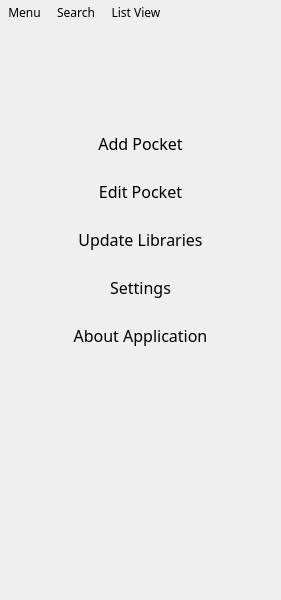
<?xml version="1.0" encoding="UTF-8"?>
<ui version="4.0">
 <class>GFUtilitiesBeltMain</class>
 <widget class="QWidget" name="GFUtilitiesBeltMain">
  <property name="geometry">
   <rect>
    <x>0</x>
    <y>0</y>
    <width>281</width>
    <height>600</height>
   </rect>
  </property>
  <property name="minimumSize">
   <size>
    <width>281</width>
    <height>300</height>
   </size>
  </property>
  <property name="windowTitle">
   <string>Form</string>
  </property>
  <layout class="QVBoxLayout" name="layMain">
   <property name="spacing">
    <number>0</number>
   </property>
   <property name="leftMargin">
    <number>0</number>
   </property>
   <property name="topMargin">
    <number>0</number>
   </property>
   <property name="rightMargin">
    <number>0</number>
   </property>
   <property name="bottomMargin">
    <number>0</number>
   </property>
   <item>
    <widget class="QWidget" name="wdgTitleBar" native="true">
     <property name="minimumSize">
      <size>
       <width>0</width>
       <height>24</height>
      </size>
     </property>
     <layout class="QHBoxLayout" name="layTitleBar">
      <property name="spacing">
       <number>16</number>
      </property>
      <property name="leftMargin">
       <number>8</number>
      </property>
      <property name="topMargin">
       <number>4</number>
      </property>
      <property name="rightMargin">
       <number>8</number>
      </property>
      <property name="bottomMargin">
       <number>4</number>
      </property>
      <item>
       <widget class="QPushButton" name="btnMenu">
        <property name="minimumSize">
         <size>
          <width>0</width>
          <height>16</height>
         </size>
        </property>
        <property name="maximumSize">
         <size>
          <width>16777215</width>
          <height>16</height>
         </size>
        </property>
        <property name="font">
         <font>
          <family>Work Sans Medium</family>
         </font>
        </property>
        <property name="cursor">
         <cursorShape>PointingHandCursor</cursorShape>
        </property>
        <property name="styleSheet">
         <string notr="true">border:None</string>
        </property>
        <property name="text">
         <string>Menu</string>
        </property>
        <property name="icon">
         <iconset resource="resources.qrc">
          <normaloff>:/icons/img/gfUtilitiesBelt_menu16.png</normaloff>:/icons/img/gfUtilitiesBelt_menu16.png</iconset>
        </property>
        <property name="checkable">
         <bool>true</bool>
        </property>
       </widget>
      </item>
      <item>
       <widget class="QPushButton" name="btnSearch">
        <property name="minimumSize">
         <size>
          <width>0</width>
          <height>16</height>
         </size>
        </property>
        <property name="maximumSize">
         <size>
          <width>16777215</width>
          <height>16</height>
         </size>
        </property>
        <property name="font">
         <font>
          <family>Work Sans Medium</family>
         </font>
        </property>
        <property name="cursor">
         <cursorShape>PointingHandCursor</cursorShape>
        </property>
        <property name="styleSheet">
         <string notr="true">border:None</string>
        </property>
        <property name="text">
         <string>Search</string>
        </property>
        <property name="icon">
         <iconset resource="resources.qrc">
          <normaloff>:/icons/img/gfUtilitiesBelt_search16.png</normaloff>:/icons/img/gfUtilitiesBelt_search16.png</iconset>
        </property>
        <property name="checkable">
         <bool>true</bool>
        </property>
       </widget>
      </item>
      <item>
       <widget class="QPushButton" name="btnListView">
        <property name="minimumSize">
         <size>
          <width>0</width>
          <height>16</height>
         </size>
        </property>
        <property name="maximumSize">
         <size>
          <width>16777215</width>
          <height>16</height>
         </size>
        </property>
        <property name="font">
         <font>
          <family>Work Sans Medium</family>
         </font>
        </property>
        <property name="cursor">
         <cursorShape>PointingHandCursor</cursorShape>
        </property>
        <property name="styleSheet">
         <string notr="true">border:None</string>
        </property>
        <property name="text">
         <string>List View</string>
        </property>
        <property name="icon">
         <iconset resource="resources.qrc">
          <normaloff>:/icons/img/gfUtilitiesBelt_listView16.png</normaloff>:/icons/img/gfUtilitiesBelt_listView16.png</iconset>
        </property>
        <property name="checkable">
         <bool>true</bool>
        </property>
       </widget>
      </item>
      <item>
       <spacer name="spcTitleBar">
        <property name="orientation">
         <enum>Qt::Horizontal</enum>
        </property>
        <property name="sizeType">
         <enum>QSizePolicy::Expanding</enum>
        </property>
        <property name="sizeHint" stdset="0">
         <size>
          <width>43</width>
          <height>16</height>
         </size>
        </property>
       </spacer>
      </item>
     </layout>
    </widget>
   </item>
   <item>
    <widget class="QWidget" name="wdgSearch" native="true">
     <layout class="QHBoxLayout" name="laySearch">
      <property name="spacing">
       <number>0</number>
      </property>
      <property name="leftMargin">
       <number>0</number>
      </property>
      <property name="topMargin">
       <number>0</number>
      </property>
      <property name="rightMargin">
       <number>0</number>
      </property>
      <property name="bottomMargin">
       <number>0</number>
      </property>
      <item>
       <widget class="QLineEdit" name="txtSearch">
        <property name="minimumSize">
         <size>
          <width>0</width>
          <height>0</height>
         </size>
        </property>
        <property name="maximumSize">
         <size>
          <width>16777215</width>
          <height>0</height>
         </size>
        </property>
        <property name="focusPolicy">
         <enum>Qt::ClickFocus</enum>
        </property>
        <property name="placeholderText">
         <string>Search</string>
        </property>
        <property name="clearButtonEnabled">
         <bool>true</bool>
        </property>
       </widget>
      </item>
     </layout>
    </widget>
   </item>
   <item>
    <widget class="QWidget" name="wdgTabArea" native="true">
     <layout class="QHBoxLayout" name="layTabArea">
      <property name="spacing">
       <number>0</number>
      </property>
      <property name="leftMargin">
       <number>0</number>
      </property>
      <property name="topMargin">
       <number>0</number>
      </property>
      <property name="rightMargin">
       <number>0</number>
      </property>
      <property name="bottomMargin">
       <number>0</number>
      </property>
      <item>
       <widget class="QWidget" name="wdgSideMenu" native="true">
        <property name="sizePolicy">
         <sizepolicy hsizetype="Expanding" vsizetype="Expanding">
          <horstretch>0</horstretch>
          <verstretch>0</verstretch>
         </sizepolicy>
        </property>
        <layout class="QVBoxLayout" name="laySideMenu">
         <property name="spacing">
          <number>0</number>
         </property>
         <property name="leftMargin">
          <number>0</number>
         </property>
         <property name="topMargin">
          <number>0</number>
         </property>
         <property name="rightMargin">
          <number>0</number>
         </property>
         <property name="bottomMargin">
          <number>0</number>
         </property>
         <item>
          <widget class="QWidget" name="wdgSideMenuTitle" native="true">
           <layout class="QVBoxLayout" name="laySideMenuTitle">
            <property name="spacing">
             <number>0</number>
            </property>
            <property name="leftMargin">
             <number>8</number>
            </property>
            <property name="topMargin">
             <number>24</number>
            </property>
            <property name="rightMargin">
             <number>8</number>
            </property>
            <property name="bottomMargin">
             <number>24</number>
            </property>
            <item>
             <widget class="QPushButton" name="lblAppTitle">
              <property name="font">
               <font>
                <family>Work Sans Light</family>
                <pointsize>14</pointsize>
                <weight>50</weight>
                <bold>false</bold>
               </font>
              </property>
              <property name="styleSheet">
               <string notr="true">border:None</string>
              </property>
              <property name="text">
               <string/>
              </property>
              <property name="icon">
               <iconset resource="resources.qrc">
                <normaloff>:/icons/img/gfUtilitiesBelt_icon32.png</normaloff>:/icons/img/gfUtilitiesBelt_icon32.png</iconset>
              </property>
              <property name="iconSize">
               <size>
                <width>32</width>
                <height>32</height>
               </size>
              </property>
             </widget>
            </item>
            <item>
             <widget class="QLabel" name="lblAppVersion">
              <property name="font">
               <font>
                <family>Work Sans Light</family>
               </font>
              </property>
              <property name="text">
               <string/>
              </property>
              <property name="alignment">
               <set>Qt::AlignCenter</set>
              </property>
             </widget>
            </item>
           </layout>
          </widget>
         </item>
         <item>
          <widget class="QWidget" name="wdgSideMenuArea" native="true">
           <property name="sizePolicy">
            <sizepolicy hsizetype="Preferred" vsizetype="Maximum">
             <horstretch>0</horstretch>
             <verstretch>0</verstretch>
            </sizepolicy>
           </property>
           <layout class="QVBoxLayout" name="laySideMenuArea">
            <property name="spacing">
             <number>8</number>
            </property>
            <property name="leftMargin">
             <number>8</number>
            </property>
            <property name="topMargin">
             <number>8</number>
            </property>
            <property name="rightMargin">
             <number>8</number>
            </property>
            <property name="bottomMargin">
             <number>8</number>
            </property>
            <item>
             <widget class="QPushButton" name="btnAddPocket">
              <property name="minimumSize">
               <size>
                <width>0</width>
                <height>40</height>
               </size>
              </property>
              <property name="font">
               <font>
                <family>Work Sans Medium</family>
                <pointsize>12</pointsize>
               </font>
              </property>
              <property name="cursor">
               <cursorShape>PointingHandCursor</cursorShape>
              </property>
              <property name="styleSheet">
               <string notr="true">border:None</string>
              </property>
              <property name="text">
               <string>Add Pocket</string>
              </property>
              <property name="icon">
               <iconset resource="resources.qrc">
                <normaloff>:/icons/img/gfUtilitiesBelt_addPocket32.png</normaloff>:/icons/img/gfUtilitiesBelt_addPocket32.png</iconset>
              </property>
              <property name="iconSize">
               <size>
                <width>32</width>
                <height>32</height>
               </size>
              </property>
             </widget>
            </item>
            <item>
             <widget class="QPushButton" name="btnEditPocket">
              <property name="minimumSize">
               <size>
                <width>0</width>
                <height>40</height>
               </size>
              </property>
              <property name="font">
               <font>
                <family>Work Sans Medium</family>
                <pointsize>12</pointsize>
               </font>
              </property>
              <property name="cursor">
               <cursorShape>PointingHandCursor</cursorShape>
              </property>
              <property name="styleSheet">
               <string notr="true">border:None</string>
              </property>
              <property name="text">
               <string>Edit Pocket</string>
              </property>
              <property name="icon">
               <iconset resource="resources.qrc">
                <normaloff>:/icons/img/gfUtilitiesBelt_editPocket32.png</normaloff>:/icons/img/gfUtilitiesBelt_editPocket32.png</iconset>
              </property>
              <property name="iconSize">
               <size>
                <width>32</width>
                <height>32</height>
               </size>
              </property>
             </widget>
            </item>
            <item>
             <widget class="QPushButton" name="btnUpdateLibs">
              <property name="minimumSize">
               <size>
                <width>0</width>
                <height>40</height>
               </size>
              </property>
              <property name="font">
               <font>
                <family>Work Sans Medium</family>
                <pointsize>12</pointsize>
               </font>
              </property>
              <property name="cursor">
               <cursorShape>PointingHandCursor</cursorShape>
              </property>
              <property name="styleSheet">
               <string notr="true">border:None</string>
              </property>
              <property name="text">
               <string>Update Libraries</string>
              </property>
              <property name="icon">
               <iconset resource="resources.qrc">
                <normaloff>:/icons/img/gfUtilitiesBelt_updateLibraries32.png</normaloff>:/icons/img/gfUtilitiesBelt_updateLibraries32.png</iconset>
              </property>
              <property name="iconSize">
               <size>
                <width>32</width>
                <height>32</height>
               </size>
              </property>
             </widget>
            </item>
            <item>
             <widget class="QPushButton" name="btnSettings">
              <property name="minimumSize">
               <size>
                <width>0</width>
                <height>40</height>
               </size>
              </property>
              <property name="font">
               <font>
                <family>Work Sans Medium</family>
                <pointsize>12</pointsize>
               </font>
              </property>
              <property name="cursor">
               <cursorShape>PointingHandCursor</cursorShape>
              </property>
              <property name="styleSheet">
               <string notr="true">border:None</string>
              </property>
              <property name="text">
               <string>Settings</string>
              </property>
              <property name="icon">
               <iconset resource="resources.qrc">
                <normaloff>:/icons/img/gfUtilitiesBelt_settings32.png</normaloff>:/icons/img/gfUtilitiesBelt_settings32.png</iconset>
              </property>
              <property name="iconSize">
               <size>
                <width>32</width>
                <height>32</height>
               </size>
              </property>
             </widget>
            </item>
            <item>
             <widget class="QPushButton" name="btnAboutApp">
              <property name="minimumSize">
               <size>
                <width>0</width>
                <height>40</height>
               </size>
              </property>
              <property name="font">
               <font>
                <family>Work Sans Medium</family>
                <pointsize>12</pointsize>
               </font>
              </property>
              <property name="cursor">
               <cursorShape>PointingHandCursor</cursorShape>
              </property>
              <property name="styleSheet">
               <string notr="true">border:None</string>
              </property>
              <property name="text">
               <string>About Application</string>
              </property>
              <property name="icon">
               <iconset resource="resources.qrc">
                <normaloff>:/icons/img/gfUtilitiesBelt_aboutApp32.png</normaloff>:/icons/img/gfUtilitiesBelt_aboutApp32.png</iconset>
              </property>
              <property name="iconSize">
               <size>
                <width>32</width>
                <height>32</height>
               </size>
              </property>
             </widget>
            </item>
           </layout>
          </widget>
         </item>
         <item>
          <spacer name="spcSideMenu">
           <property name="orientation">
            <enum>Qt::Vertical</enum>
           </property>
           <property name="sizeHint" stdset="0">
            <size>
             <width>20</width>
             <height>40</height>
            </size>
           </property>
          </spacer>
         </item>
        </layout>
       </widget>
      </item>
      <item>
       <widget class="QTabWidget" name="tabPockets">
        <property name="sizePolicy">
         <sizepolicy hsizetype="Ignored" vsizetype="Expanding">
          <horstretch>0</horstretch>
          <verstretch>0</verstretch>
         </sizepolicy>
        </property>
        <property name="tabsClosable">
         <bool>true</bool>
        </property>
        <property name="movable">
         <bool>true</bool>
        </property>
       </widget>
      </item>
     </layout>
    </widget>
   </item>
  </layout>
 </widget>
 <resources>
  <include location="resources.qrc"/>
 </resources>
 <connections/>
</ui>
